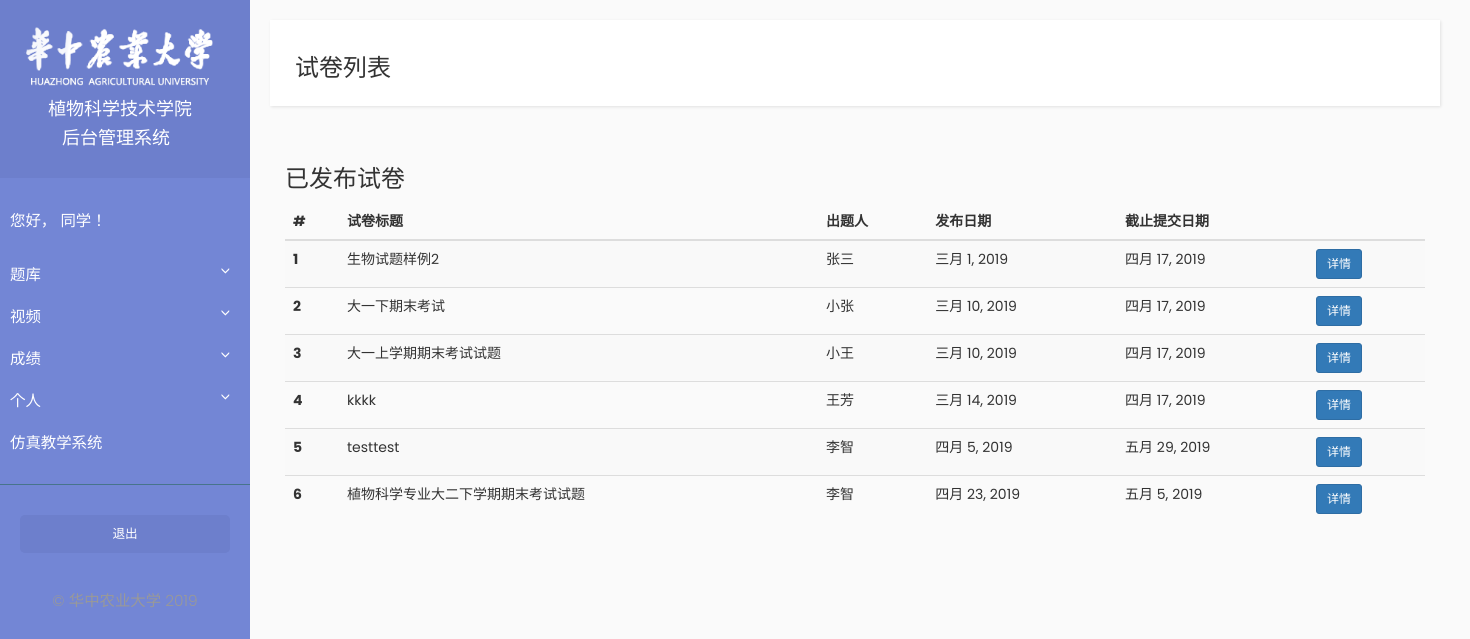
Before: /student/paper_list/0 (signed in) with the older database file.
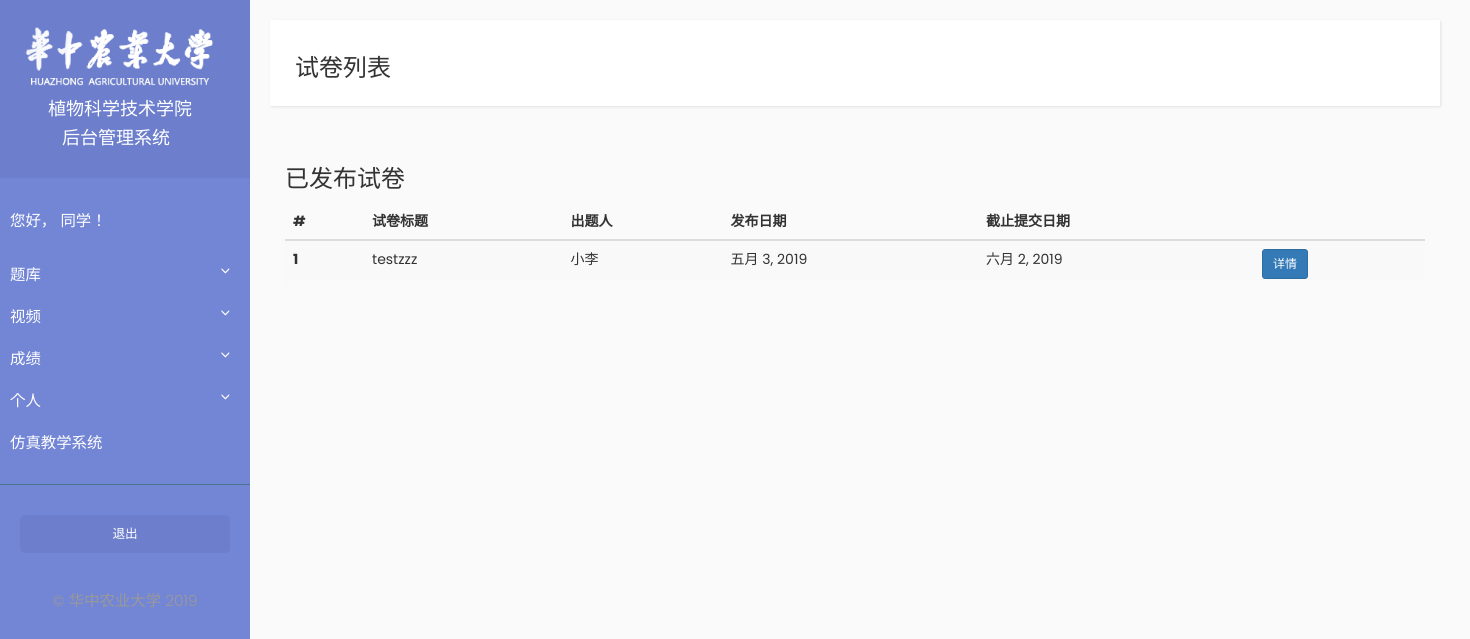
After: the same page with the newer database file.
### Examination/models.py (models this page shows, shortened)
class Paper(models.Model):
    title = models.CharField(max_length=1000)
    description = models.TextField()
    multiple_choice_question_total_score = models.IntegerField(default=0)
    essay_question_total_score = models.IntegerField(default=0)
    publish_date = models.DateField(auto_now=True)
    expire_date = models.DateField(default=date.today() + timedelta(days=30))  # default expire date is 30 days from now on
    is_published = models.BooleanField(default=False)
    paper_maker = models.ForeignKey(Teacher, on_delete=models.CASCADE, null=True)

### Teacher/models.py (models this page shows, shortened)
class Teacher(models.Model):
    user = models.OneToOneField(User, on_delete=models.CASCADE)
    name = models.CharField(max_length=10)

### Student/views.py (the view)
# urls.py: path("paper_list", views.paper_list, name="paper_list"),
@login_required
def paper_list(request, showEssayComment):
    papers = Paper.objects.filter(is_published__exact=True)
    context = {'papers' : papers,
               'showEssayComment' : showEssayComment}
    return render(request, 'student/paper_list.html', context=context)

### Student/templates/student/paper_list.html (shortened to what this page needs)
{% extends "student/base.html" %}
{% block title_block %}
<h3>试卷列表</h3>
{% endblock %}
{% block navbar_block %}
 <div class="collapse navbar-collapse" id="bs-example-navbar-collapse-1">
</div>
{% endblock %}
{% block content_block%}
<div class="container">
    <h3>已发布试卷</h3>
    <table class="table table-striped">
        <thead>
            <tr>
                <th scope="col">#</th>
                <th scope="col">试卷标题</th>
                <th scope="col">出题人</th>
                <th scope="col">发布日期</th>
                <th scope="col">截止提交日期</th>
                <th scope="col"></th>
            </tr>
        </thead>
        <tbody>
            {% for paper in papers %}
            <tr>
                <th scope="row">{{ forloop.counter }}</th>
                <td>{{ paper.title }}</td>
                <td>{{ paper.paper_maker.name }}</td>
                <td>{{ paper.publish_date|date }}</td>
                <td>{{ paper.expire_date|date }}</td>
                {% if showEssayComment == 0 %}
                <td><a href="{% url 'student:paper_info' paper.pk %}" class="btn btn-primary btn-sm">详情</a></td>
                {% else %}
                    {% if paper.essay_question_set.all|length != 0%}
                        <td><a href="{% url 'student:essay_comment_pick' paper.pk %}" class="btn btn-primary btn-sm">问答题互评</a></td>
                    {% else %}
                        <td><a href="">该试卷无问答题</a></td>
                    {% endif %}
                {% endif %}
            </tr>
            {% endfor %}
        </tbody>
    </table>
</div>
{% endblock %}

Changed rows visible on the page:
removed Paper: title "生物试题样例2", paper_maker.name "张三", publish_date "三月 1, 2019", expire_date "四月 17, 2019"
removed Paper: title "大一下期末考试", paper_maker.name "小张", publish_date "三月 10, 2019", expire_date "四月 17, 2019"
removed Paper: title "大一上学期期末考试试题", paper_maker.name "小王", publish_date "三月 10, 2019", expire_date "四月 17, 2019"
removed Paper: title "kkkk", paper_maker.name "王芳", publish_date "三月 14, 2019", expire_date "四月 17, 2019"
removed Paper: title "testtest", paper_maker.name "李智", publish_date "四月 5, 2019", expire_date "五月 29, 2019"
removed Paper: title "植物科学专业大二下学期期末考试试题", paper_maker.name "李智", publish_date "四月 23, 2019", expire_date "五月 5, 2019"
added Paper: title "testzzz", paper_maker.name "小李", publish_date "五月 3, 2019", expire_date "六月 2, 2019"
